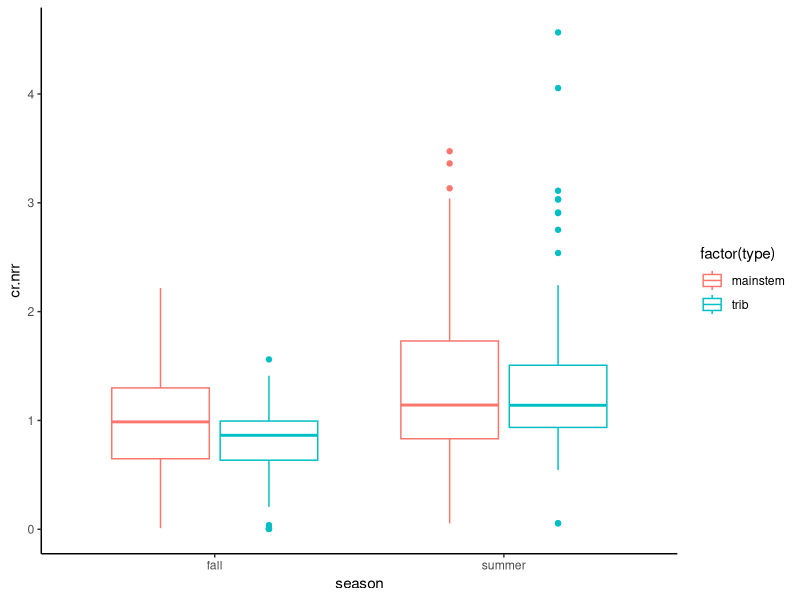
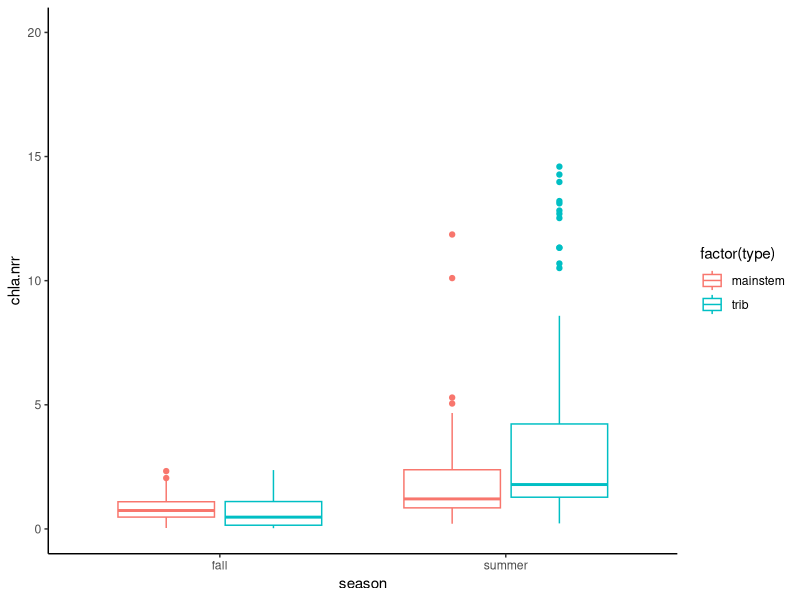
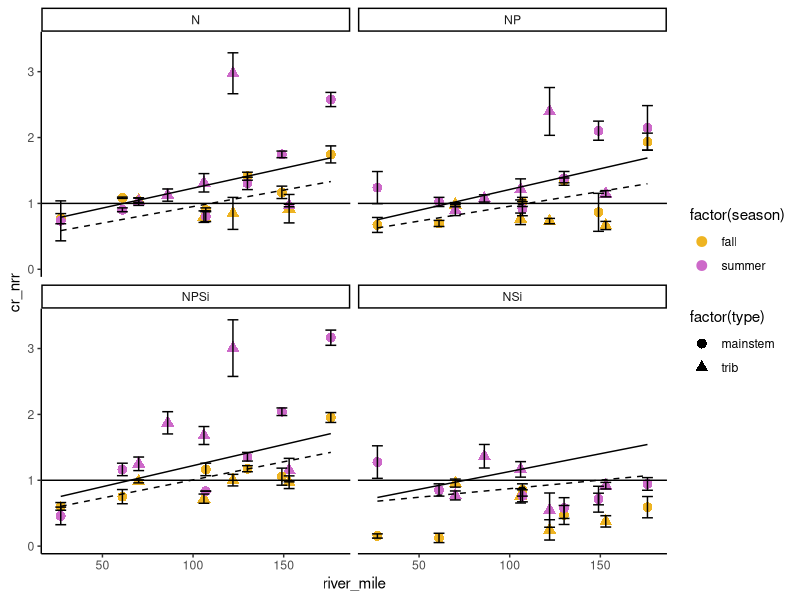
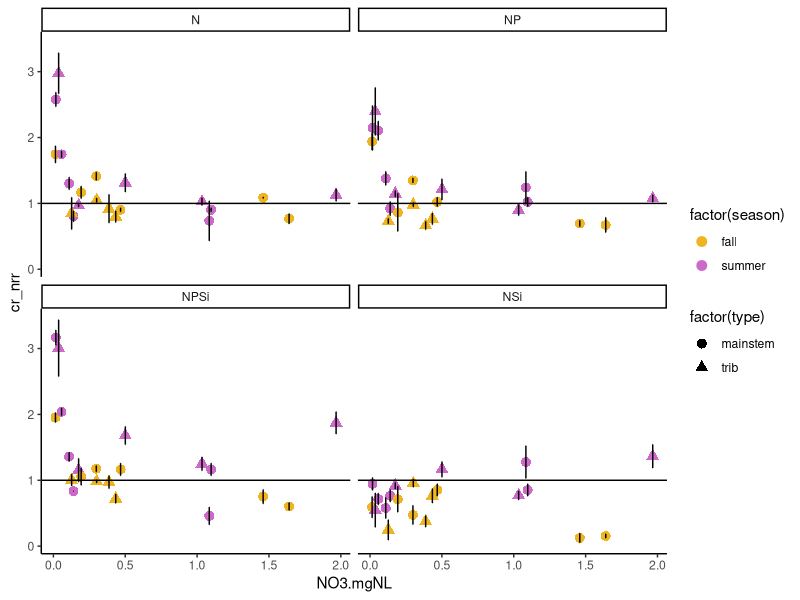
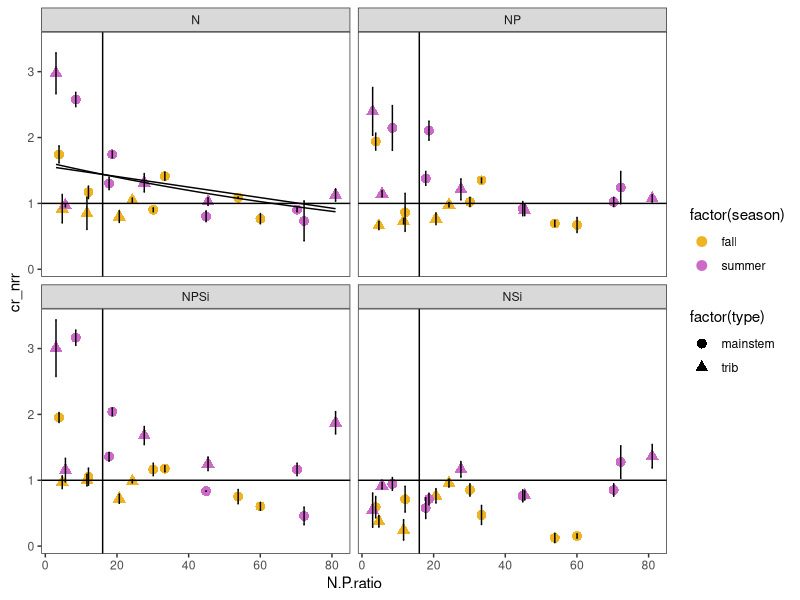
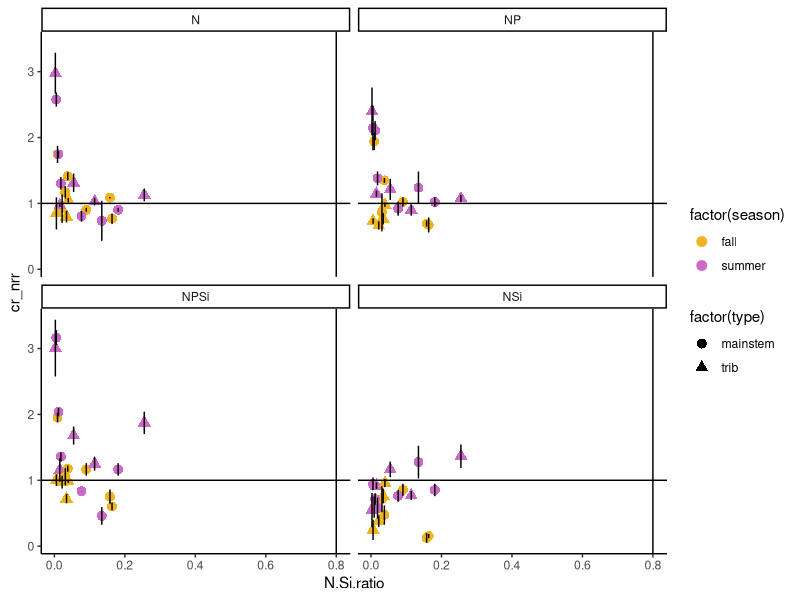
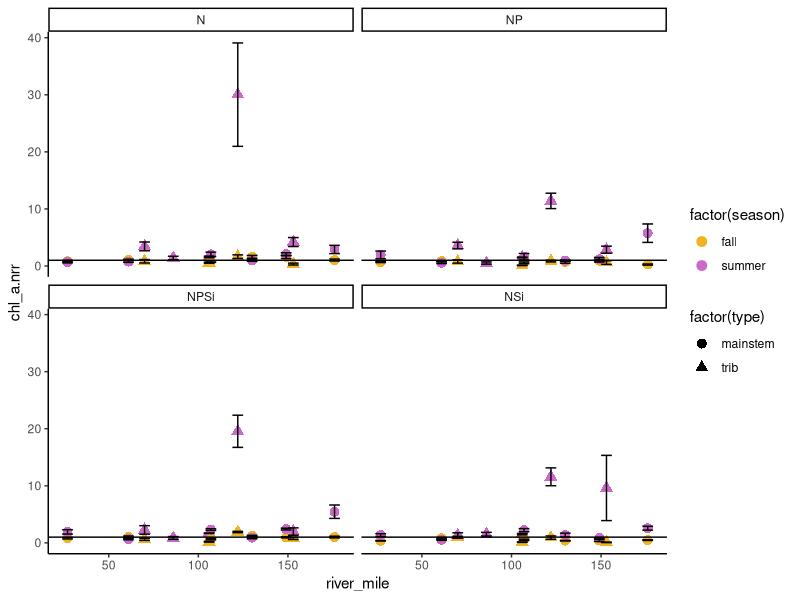
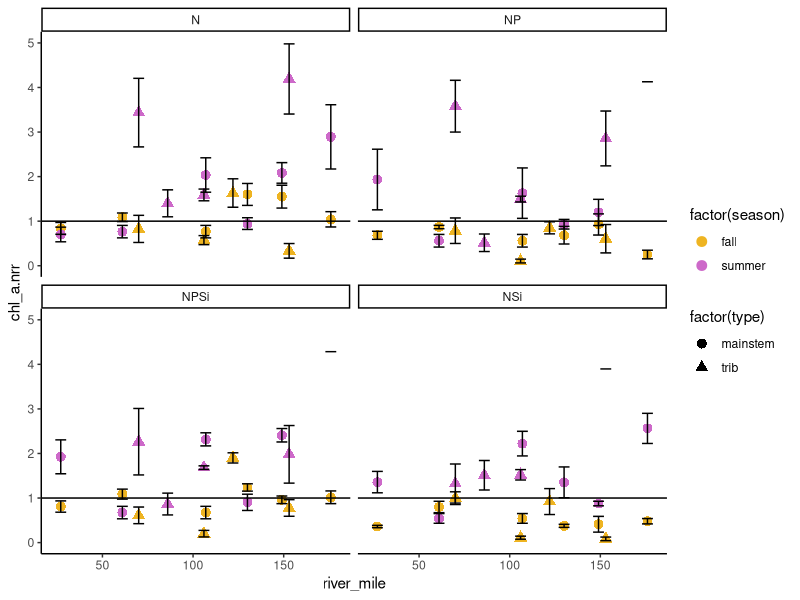

Write R code to recreate these figures, in order.
####Script created 29 March 2021 to analyze relationships between NRR and water chem
## S Roley

#packages
library(nlme)
library(plyr)
library(dplyr)
library(ggplot2)
library(tidyr)

#data (created in "all sites" by combining NDS files and water chem file)
nds_chem<-read.csv("NDS_chem_all.csv")

nds_chem$river_mile<-ifelse(nds_chem$stream=="ahtanum", 106, nds_chem$river_mile)

N<-subset(nds_chem, N==1)
N_sponge<-subset(N, top=="sponge")
N_glass<-subset(N, top =="glass")

chem<-read.csv("chem_summary.csv")
chem$river_mile<-ifelse(chem$stream=="ahtanum", 106, chem$river_mile)

#ratios
chem$DIN.mgNL<-chem$NH4.mgNL+chem$NO3.mgNL
chem$N.P.ratio<-(chem$DIN.mgNL/14)/(chem$oP.mgPL/31)
chem$N.Si.ratio<-(chem$DIN.mgNL/14)/(chem$Si.mgL/28)
chem$P.Si.ratio<-(chem$oP.mgPL/31)/(chem$Si.mgL/28)

N_sum_s<-ddply(N_sponge, c("stream", "nutrient", "season", "river_mile", "top", "type"), summarise, cr=mean(cr.area, na.rm=T), 
               cr_nrr=mean(cr.nrr, na.rm=T), se_cr=(sd(cr.area, na.rm=T)/sqrt(sum(!is.na(cr.area)))),
              se_cr_nrr=(sd(cr.nrr, na.rm=T)/sqrt(sum(!is.na(cr.nrr)))))

N_sum_s<-merge(chem, N_sum_s, by=c("stream", "season", "type", "river_mile"), all=T)

N_sum_g<-ddply(N_glass, c("stream", "nutrient", "season", "river_mile", "top","type"), summarise, gpp=mean(gpp.area, na.rm=T),
               chl_a=mean(chla, na.rm=T), chl_a.nrr=mean(chla.nrr, na.rm=T), gpp.nrr=mean(gpp.nrr, na.rm=T), 
              se_gpp=(sd(gpp.area, na.rm=T)/sqrt(sum(!is.na(gpp.area)))), 
               se_chla=(sd(chla, na.rm=T)/sqrt(sum(!is.na(chla)))), 
               se_chla_nrr=(sd(chla.nrr, na.rm=T)/sqrt(sum(!is.na(chla.nrr)))))

N_sum_g<-merge(chem, N_sum_g, by=c("stream", "season", "type", "river_mile"), all=T)

P<-subset(nds_chem, P==1)
P_sponge<-subset(P, top=="sponge")
P_glass<-subset(P, top =="glass")

P_sum_s<-ddply(P_sponge, c("stream", "nutrient", "season", "river_mile", "top","type"), summarise, cr=mean(cr.area, na.rm=T), 
               cr_nrr=mean(cr.nrr, na.rm=T), se_cr=(sd(cr.area, na.rm=T)/sqrt(sum(!is.na(cr.area)))),
               se_cr_nrr=(sd(cr.nrr, na.rm=T)/sqrt(sum(!is.na(cr.nrr)))))

P_sum_g<-ddply(P_glass, c("stream", "nutrient", "season", "river_mile", "top","type"), summarise, gpp=mean(gpp.area, na.rm=T),
               chl_a=mean(chla, na.rm=T), chl_a.nrr=mean(chla.nrr, na.rm=T), gpp.nrr=mean(gpp.nrr, na.rm=T), 
               se_gpp=(sd(gpp.area, na.rm=T)/sqrt(sum(!is.na(gpp.area)))), 
               se_chla=(sd(chla, na.rm=T)/sqrt(sum(!is.na(chla)))), 
               se_chla_nrr=(sd(chla.nrr, na.rm=T)/sqrt(sum(!is.na(chla.nrr)))))

Si<-subset(nds_chem, Si==1)
Si_sponge<-subset(Si, top=="sponge")
Si_glass<-subset(Si, top =="glass")

Si_sum_s<-ddply(Si_sponge, c("stream", "nutrient", "season", "river_mile", "top","type"), summarise, cr=mean(cr.area, na.rm=T), 
               cr_nrr=mean(cr.nrr, na.rm=T), se_cr=(sd(cr.area, na.rm=T)/sqrt(sum(!is.na(cr.area)))),
               se_cr_nrr=(sd(cr.nrr, na.rm=T)/sqrt(sum(!is.na(cr.nrr)))))

Si_sum_g<-ddply(Si_glass, c("stream", "nutrient", "season", "river_mile", "top","type"), summarise, gpp=mean(gpp.area, na.rm=T),
               chl_a=mean(chla, na.rm=T), chl_a.nrr=mean(chla.nrr, na.rm=T), gpp.nrr=mean(gpp.nrr, na.rm=T), 
               se_gpp=(sd(gpp.area, na.rm=T)/sqrt(sum(!is.na(gpp.area)))), 
               se_chla=(sd(chla, na.rm=T)/sqrt(sum(!is.na(chla)))), 
               se_chla_nrr=(sd(chla.nrr, na.rm=T)/sqrt(sum(!is.na(chla.nrr)))))

########
#N limitation
#######
#how does N limitation differ among seasons and type? Expectation: N limitation more common in upper river and in summer.
#also N limitation more common in fall in tribs and summer in mainstem, esp for chla
#conclusion: Mainstem CR limited by N in fall, Tributaries N limited in summer

ggplot(N, aes(x=season, y=cr.nrr))+geom_boxplot(aes(color=factor(type)))+theme_classic()

t.test(cr.nrr~type, data=subset(N, season=="fall"))
#t = 3.2253, df = 184.74, p-value = 0.001488
#95 percent confidence interval: 0.07564847 0.31397925
#  mean in group mainstem     mean in group trib 
#0.9884479              0.7936341  

t.test(cr.nrr~type, data=subset(N, season=="summer"))
#t = 1.8336, df = 167.37, p-value = 0.06849
#95 percent confidence interval: -0.01124728  0.30445623
#  mean in group mainstem     mean in group trib 
#1.319428               1.172824 


ggplot(N, aes(x=season, y=chla.nrr))+geom_boxplot(aes(color=factor(type)))+theme_classic()+
  scale_y_continuous(limits=c(0,20))

t.test(chla.nrr~type, data=subset(N, season=="fall"))
#t = 1.3332, df = 127.58, p-value = 0.1848
#95 percent confidence interval: -0.05369536  0.27549457
#mean in group mainstem     mean in group trib 
# 0.8256694              0.7147698 

t.test(chla.nrr~type, data=subset(N, season=="summer"))
#t = -4.1246, df = 102.98, p-value = 7.542e-05
#95 percent confidence interval: -5.595440 -1.961683
#  mean in group mainstem     mean in group trib 
#1.836982               5.615544

#How does river position affect N limitation? Hypothesis: lower in WS (lower river mile) = less N limitation
ns<-function(x){0.6266+0.00605*x}
nps<-function(x){0.5816+0.0063*x}
npsis<-function(x){0.5823+0.0064*x}
nsis<-function(x){0.593+0.0054*x}

nf<-function(x){0.452+0.005*x}
npf<-function(x){0.5066+0.0045*x}
npsif<-function(x){0.456+0.0055*x}
nsif<-function(x){0.6127+0.0026*x}

ggplot(N_sum_s, aes(x=river_mile, y=cr_nrr))+geom_point(aes(color=factor(season), shape=factor(type)), size=3)+
  theme_classic()+  facet_wrap(~nutrient)+geom_errorbar(aes(ymin=cr_nrr-se_cr_nrr, ymax=cr_nrr+se_cr_nrr), width=6)+
  scale_color_manual(values=c("goldenrod2", "orchid3"))+geom_hline(yintercept = 1)+
  stat_function(data=subset(N_sum_s, nutrient=="N"), fun=nf, lty="dashed")+
  stat_function(data=subset(N_sum_s, nutrient=="N"), fun=ns)+
  stat_function(data=subset(N_sum_s, nutrient=="NP"), fun=npf, lty="dashed")+
  stat_function(data=subset(N_sum_s, nutrient=="NP"), fun=nps)+
  stat_function(data=subset(N_sum_s, nutrient=="NPSi"), fun=npsif, lty="dashed")+
  stat_function(data=subset(N_sum_s, nutrient=="NPSi"), fun=npsis)+
  stat_function(data=subset(N_sum_s, nutrient=="NSi"), fun=nsif, lty="dashed")+
  stat_function(data=subset(N_sum_s, nutrient=="NSi"), fun=nsis)

#summer, higher river mile = bigger response in mainstem (more upstream). Minimal response in tribs, except for NPSi
#fall: bigger response with river mile for NPSi and maybe N
#NSi no change with river mile, inhibition

#is limitation predicted by water chem? yes, in summer
ggplot(N_sum_s, aes(x=NO3.mgNL, y=cr_nrr))+geom_point(aes(color=factor(season), shape=factor(type)), size=3)+
  theme_classic()+  facet_wrap(~nutrient)+geom_errorbar(aes(ymin=cr_nrr-se_cr_nrr, ymax=cr_nrr+se_cr_nrr))+
  scale_color_manual(values=c("goldenrod2", "orchid3"))+geom_hline(yintercept = 1)
#yes, exponential decline in NRR with DIN and NO3.

nl<-function(x){1.568-0.008*x}
ne<-function(x){1.63*exp(x*-0.0077)}

ggplot(N_sum_s, aes(x=N.P.ratio, y=cr_nrr))+geom_point(aes(color=factor(season), shape=factor(type)), size=3)+
  theme_bw()+theme(panel.grid.major=element_blank(), panel.grid.minor=element_blank())+ facet_wrap(~nutrient)+
  geom_errorbar(aes(ymin=cr_nrr-se_cr_nrr, ymax=cr_nrr+se_cr_nrr))+
  scale_color_manual(values=c("goldenrod2", "orchid3"))+geom_hline(yintercept = 1)+geom_vline(xintercept = 16)+
  stat_function(data=subset(N_sum_s, nutrient=="N"), fun=nl)+
  stat_function(data=subset(N_sum_s, nutrient=="N"), fun=ne)
#yes, linear decline in NRR with N:P ratio, although N limitation continues past Redfield ratio

ggplot(N_sum_s, aes(x=N.Si.ratio, y=cr_nrr))+geom_point(aes(color=factor(season), shape=factor(type)), size=3)+
  theme_classic()+  facet_wrap(~nutrient)+geom_errorbar(aes(ymin=cr_nrr-se_cr_nrr, ymax=cr_nrr+se_cr_nrr))+
  scale_color_manual(values=c("goldenrod2", "orchid3"))+geom_hline(yintercept = 1)+geom_vline(xintercept = 0.8)

#stats - linear models 
rm1<-lm(cr.nrr~river_mile, data=subset(N_sponge, season=="summer"| nutrient=="N"))
summary(rm1) #r2=0.133, p = 0.000000001, AIC = 505

rmf<-lm(cr.nrr~river_mile, data=subset(N_sponge, season=="fall"| nutrient=="N"))
summary(rmf) #r2 = 0.13, p = 0.000000003

rm2<-lm(cr.nrr~river_mile, data=subset(N_sponge, season=="summer"| nutrient=="NP"))
summary(rm2)#r2 = 0.141, p = 0.0000000004, AIC = 508

rmf2<-lm(cr.nrr~river_mile, data=subset(N_sponge, season=="fall"| nutrient=="NP"))
summary(rmf2) #r2 = 0.127, p = 0.000000006

rm3<-lm(cr.nrr~river_mile, data=subset(N_sponge, season=="summer"| nutrient=="NPSi"))
summary(rm3)#r2 = 0.145, p = 0.0000000002, AIC = 499.9

rmf3<-lm(cr.nrr~river_mile, data=subset(N_sponge, season=="fall"| nutrient=="NPSi"))
summary(rmf3) #r2 = 0.123, p = 0.00000001

rm4<-lm(cr.nrr~river_mile, data=subset(N_sponge, season=="summer"| nutrient=="NSi"))
summary(rm4) #r2 = 0.09, p = 0.0000008, AIC = 564

rmf4<-lm(cr.nrr~river_mile, data=subset(N_sponge, season=="fall"| nutrient=="NSi"))
summary(rmf4) #r2 = 0.06, p = 0.00007



np1<-lm(cr.nrr~N.P.ratio, data=subset(N_sponge, season=="summer"| nutrient=="N"))
summary(np1) #r2=0.094, p = 0.000003, aic=561

np2<-lm(cr.nrr~N.P.ratio, data=subset(N_sponge, season=="summer"| nutrient=="NP"))
summary(np2)#r2 = 0.094, p = 0.0000004, aic=521

np3<-lm(cr.nrr~N.P.ratio, data=subset(N_sponge, season=="summer"| nutrient=="NPSi"))
summary(np3) #r2 = 0.103, p = 0.0000001, aic=512

np<-lm(cr.nrr~N.P.ratio, data=subset(N_sponge, season=="summer"| !nutrient=="NSi"))
summary(np) #r2 = 0.08, p = 0.000000089, aic=656

#stats - exponential models
enp1<-gnls(cr.nrr~a*exp(N.P.ratio*b), data=subset(N_sponge, season=="summer"| nutrient=="N"), 
           start=list(a=2.8, b=-0.02),na.action=na.omit)
summary(enp1) #AIC = 513

enp2<-gnls(cr.nrr~a*exp(N.P.ratio*b), data=subset(N_sponge, season=="summer"| nutrient=="NP"), 
           start=list(a=2.8, b=-0.02),na.action=na.omit)
summary(enp2) #AIC = 518

enp3<-gnls(cr.nrr~a*exp(N.P.ratio*b), data=subset(N_sponge, season=="summer"| nutrient=="NPSi"), 
           start=list(a=2.8, b=-0.02),na.action=na.omit)
summary(enp3) #AIC = 508

enp<-gnls(cr.nrr~a*exp(N.P.ratio*b), data=subset(N_sponge, season=="summer"| !nutrient=="NSi"),
          start=list(a=2.8, b=-0.02),na.action=na.omit)
summary(enp)#AIC = 651

#conclusion: exponential models for individual nutrients best fit.


#N and chla                                                                                              
ggplot(N_sum_g, aes(x=river_mile, y=chl_a.nrr))+geom_point(aes(color=factor(season), shape=factor(type)), size=3)+
  theme_classic()+  facet_wrap(~nutrient)+geom_errorbar(aes(ymin=chl_a.nrr-se_chla_nrr, ymax=chl_a.nrr+se_chla_nrr), width=6)+
  scale_color_manual(values=c("goldenrod2", "orchid3"))+geom_hline(yintercept = 1)
#wenas dwarfs all others - scale so that patterns at other sites visible. Reecer also high for NSi

ggplot(N_sum_g, aes(x=river_mile, y=chl_a.nrr))+geom_point(aes(color=factor(season), shape=factor(type)), size=3)+
  theme_classic()+  facet_wrap(~nutrient)+geom_errorbar(aes(ymin=chl_a.nrr-se_chla_nrr, ymax=chl_a.nrr+se_chla_nrr), width=6)+
  scale_color_manual(values=c("goldenrod2", "orchid3"))+geom_hline(yintercept = 1)+scale_y_continuous(limits=c(0,5))
#fall: no response and no pattern with river mile - all waver around 1
#summer: really strong response in some tribs (wenas) and also some mainstem (Cle Elum)
#aside from those, no real patterns with river mile. Instead, scattered responses to N addition.

ggplot(N, aes(x=position, y=chla.nrr))+geom_point(aes(color=factor(type)))+theme_classic()+
  facet_wrap(~season)
#results at toppenish dwarfing all else and hard to see patterns
ggplot(N, aes(x=position, y=chla.nrr))+geom_point(aes(color=factor(type)))+theme_classic()+
  facet_wrap(~season)+scale_y_continuous(limits=c(0,20))
#no real patterns by river mile

trib<-subset(N, type=="trib")
unique(trib$stream)
unique(trib$position)
unique(trib$river_mile)
main<-subset(N, type=="mainstem")
unique(main$river_mile)

#####
#P limitation
######
ggplot(P, aes(x=season, y=cr.nrr))+geom_boxplot(aes(color=factor(type)))+theme_classic()
#In fall, tribs inhibited by P; mainstem neutral. In summer, no difference.

t.test(cr.nrr~type, data=subset(P, season=="fall"))
#t = 4.2868, df = 178.33, p-value = 2.962e-05
#95 percent confidence interval:0.1070222 0.2895987
#  mean in group mainstem     mean in group trib 
#1.0442496              0.8459391 

t.test(cr.nrr~type, data=subset(P, season=="summer"))
#t = 1.0391, df = 175.55, p-value = 0.3002
#95 percent confidence interval:  -0.07066581  0.22781283
#  mean in group mainstem     mean in group trib 
#1.206963               1.128389 

t.test(cr.nrr~season, data=subset(P, type=="mainstem"))
#t = -2.1914, df = 177.94, p-value = 0.02972
#95 percent confidence interval:  -0.30923885 -0.01618744
#  mean in group fall mean in group summer 
#1.044250             1.206963 

t.test(cr.nrr~season, data=subset(P, type=="trib"))
#t = -5.8326, df = 133.73, p-value = 3.899e-08
#95 percent confidence interval:  -0.3782296 -0.1866705
#  mean in group fall mean in group summer 
#0.8459391            1.1283892

P_sum_s$nutrient<-factor(P_sum_s$nutrient,levels= c("P", "NP", "NPSi", "PSi"))

ggplot(P_sum_s, aes(x=river_mile, y=cr_nrr))+geom_point(aes(color=factor(season), shape=factor(type)), size=3)+
  theme_classic()+  facet_wrap(~nutrient)+geom_errorbar(aes(ymin=cr_nrr-se_cr_nrr, ymax=cr_nrr+se_cr_nrr), width=6)+
  scale_color_manual(values=c("goldenrod2", "orchid3"))+geom_hline(yintercept = 1)
#only a response when N present
#only a response in summer, except Cle Elum
#in summer, general increase in response with river mile for NP and NPSi, but some variation

P_sum_g$nutrient<-factor(P_sum_g$nutrient,levels= c("P", "NP", "NPSi", "PSi"))
ggplot(P_sum_g, aes(x=river_mile, y=chl_a.nrr))+geom_point(aes(color=factor(season), shape=factor(type)), size=3)+
  theme_classic()+  facet_wrap(~nutrient)+geom_errorbar(aes(ymin=chl_a.nrr-se_chla_nrr, ymax=chl_a.nrr+se_chla_nrr), width=6)+
  scale_color_manual(values=c("goldenrod2", "orchid3"))+geom_hline(yintercept = 1)
#high value from Wenas obscures others

ggplot(P_sum_g, aes(x=river_mile, y=chl_a.nrr))+geom_point(aes(color=factor(season), shape=factor(type)), size=3)+
  theme_classic()+  facet_wrap(~nutrient)+geom_errorbar(aes(ymin=chl_a.nrr-se_chla_nrr, ymax=chl_a.nrr+se_chla_nrr), width=6)+
  scale_color_manual(values=c("goldenrod2", "orchid3"))+geom_hline(yintercept = 1)+scale_y_continuous(limits=c(0,10))
#with the exception of Wenas, mostly limitation occurs when N present.
#limitation almost always occurs in summer.

######
#Si
######

Si_sum_s$nutrient<-factor(Si_sum_s$nutrient,levels= c("Si", "NSi", "NPSi", "PSi"))

ggplot(Si_sum_s, aes(x=river_mile, y=cr_nrr))+geom_point(aes(color=factor(season), shape=factor(type)), size=3)+
  theme_classic()+  facet_wrap(~nutrient)+geom_errorbar(aes(ymin=cr_nrr-se_cr_nrr, ymax=cr_nrr+se_cr_nrr), width=6)+
  scale_color_manual(values=c("goldenrod2", "orchid3"))+geom_hline(yintercept = 1)
#neutral or inhibition, no patterns in mainstem vs. tribs or with location, except NPSi

Si_sum_g$nutrient<-factor(Si_sum_g$nutrient,levels= c("Si", "NSi", "NPSi", "PSi"))

ggplot(Si_sum_g, aes(x=river_mile, y=chl_a.nrr))+geom_point(aes(color=factor(season), shape=factor(type)), size=3)+
  theme_classic()+  facet_wrap(~nutrient)+geom_errorbar(aes(ymin=chl_a.nrr-se_chla_nrr, ymax=chl_a.nrr+se_chla_nrr), width=6)+
  scale_color_manual(values=c("goldenrod2", "orchid3"))+geom_hline(yintercept = 1)
#high values from Wenas, Reecer, Cle Elum
#limitation only in summer
#no apparent pattern with geography

ggplot(Si_sum_g, aes(x=river_mile, y=chl_a.nrr))+geom_point(aes(color=factor(season), shape=factor(type)), size=3)+
  theme_classic()+  facet_wrap(~nutrient)+geom_errorbar(aes(ymin=chl_a.nrr-se_chla_nrr, ymax=chl_a.nrr+se_chla_nrr), width=6)+
  scale_color_manual(values=c("goldenrod2", "orchid3"))+geom_hline(yintercept = 1)+scale_y_continuous(limits=c(0,5))

####################
#water chem figures
####################
library(gridExtra)

NO3<-ggplot(nds_chem, aes(x=river_mile, y = NO3.mgNL))+geom_point(aes(shape=factor(type), color=factor(season)), size=3)+
  theme_bw()+theme(legend.position="none", axis.title.x=element_blank(), axis.title.y=element_blank(), 
                   panel.grid.minor=element_blank(), panel.grid.major=element_blank())+
  scale_color_manual(values=c("goldenrod2", "orchid3"))+ggtitle("NO3-")

SRP<-ggplot(nds_chem, aes(x=river_mile, y = oP.mgPL))+geom_point(aes(shape=factor(type), color=factor(season)), size=3)+
  theme_bw()+theme(legend.position="none", axis.title.x=element_blank(), axis.title.y=element_blank(), 
                   panel.grid.minor=element_blank(), panel.grid.major=element_blank())+
  scale_color_manual(values=c("goldenrod2", "orchid3"))+ggtitle("SRP")

Si<-ggplot(nds_chem, aes(x=river_mile, y = Si.mgL))+geom_point(aes(shape=factor(type), color=factor(season)), size=3)+
  theme_bw()+theme(legend.position="none", axis.title.x=element_blank(), axis.title.y=element_blank(), 
                   panel.grid.minor=element_blank(), panel.grid.major=element_blank())+
  scale_color_manual(values=c("goldenrod2", "orchid3"))+ggtitle("Si")

NH4<-ggplot(nds_chem, aes(x=river_mile, y = NH4.mgNL))+geom_point(aes(shape=factor(type), color=factor(season)), size=3)+
  theme_bw()+theme(legend.position="none", axis.title.x=element_blank(), axis.title.y=element_blank(), 
                   panel.grid.minor=element_blank(), panel.grid.major=element_blank())+
  scale_color_manual(values=c("goldenrod2", "orchid3"))+ggtitle("NH4")

DOC<-ggplot(nds_chem, aes(x=river_mile, y = DOC.mgL))+geom_point(aes(shape=factor(type), color=factor(season)), size=3)+
  theme_bw()+theme(legend.position="none", axis.title.x=element_blank(), axis.title.y=element_blank(), 
                   panel.grid.minor=element_blank(), panel.grid.major=element_blank())+
  scale_color_manual(values=c("goldenrod2", "orchid3"))+ggtitle("DOC")

TDN<-ggplot(nds_chem, aes(x=river_mile, y = TDN.mgL))+geom_point(aes(shape=factor(type), color=factor(season)), size=3)+
  theme_bw()+theme(legend.position="none", axis.title.x=element_blank(), axis.title.y=element_blank(), 
                   panel.grid.minor=element_blank(), panel.grid.major=element_blank())+
  scale_color_manual(values=c("goldenrod2", "orchid3"))+ggtitle("TDN")

grid.arrange(NO3, SRP, Si, NH4, DOC, TDN, ncol=3)

NP<-ggplot(nds_chem, aes(x=river_mile, y = N.P.ratio))+geom_point(aes(shape=factor(type), color=factor(season)), size=3)+
  theme_bw()+theme(legend.position="none", axis.title.x=element_blank(), axis.title.y=element_blank(), 
                   panel.grid.minor=element_blank(), panel.grid.major=element_blank())+
  scale_color_manual(values=c("goldenrod2", "orchid3"))+ggtitle("N:P")+geom_hline(yintercept = 16)

NSi<-ggplot(nds_chem, aes(x=river_mile, y = N.Si.ratio))+geom_point(aes(shape=factor(type), color=factor(season)), size=3)+
  theme_bw()+theme(legend.position="none", axis.title.x=element_blank(), axis.title.y=element_blank(), 
                   panel.grid.minor=element_blank(), panel.grid.major=element_blank())+
  scale_color_manual(values=c("goldenrod2", "orchid3"))+ggtitle("N:Si")

PSi<-ggplot(nds_chem, aes(x=river_mile, y = P.Si.ratio))+geom_point(aes(shape=factor(type), color=factor(season)), size=3)+
  theme_bw()+theme(legend.position="none", axis.title.x=element_blank(), axis.title.y=element_blank(), 
                   panel.grid.minor=element_blank(), panel.grid.major=element_blank())+
  scale_color_manual(values=c("goldenrod2", "orchid3"))+ggtitle("P:Si")

grid.arrange(NP, NSi, PSi, ncol=3)

###########
#water chem stats
#########
chem<-read.csv("chem_summary.csv")
chem$river_mile<-ifelse(chem$stream=="ahtanum", 106, chem$river_mile)

#ratios
chem$DIN.mgNL<-chem$NH4.mgNL+chem$NO3.mgNL
chem$N.P.ratio<-(chem$DIN.mgNL/14)/(chem$oP.mgPL/31)
chem$N.Si.ratio<-(chem$DIN.mgNL/14)/(chem$Si.mgL/28)
chem$P.Si.ratio<-(chem$oP.mgPL/31)/(chem$Si.mgL/28)

#How does water chem compare summer to fall?
#paired t-tests. first need to shift to wide
chem_wide<-reshape(chem, timevar="season", v.names=c("Si.mgL", "oP.mgPL", "NH4.mgNL", "NO3.mgNL", "DOC.mgL", "TDN.mgL",
                                                     "DIN.mgNL", "N.P.ratio", "N.Si.ratio", "P.Si.ratio"), 
                   idvar=c("stream", "type", "river_mile"), direction="wide", drop="position")
#drop toppenish b/c no pair
chem_wide<-subset(chem_wide, !(stream=="toppenish"))

#all data combined
t.test(chem_wide$Si.mgL.fall, chem_wide$Si.mgL.summer, paired=T)#t = 4.0888, df = 9, p-value = 0.002722
t.test(chem_wide$oP.mgPL.fall, chem_wide$oP.mgPL.summer, paired = T)#t = 1.6701, df = 9, p-value = 0.1292
t.test(chem_wide$NH4.mgNL.fall, chem_wide$NH4.mgNL.summer, paired = T)#t = -0.93564, df = 9, p-value = 0.3739
t.test(chem_wide$NO3.mgNL.fall, chem_wide$NO3.mgNL.summer, paired = T)#t = 0.9758, df = 9, p-value = 0.3547
t.test(chem_wide$DIN.mgNL.fall, chem_wide$DIN.mgNL.summer, paired = T)#t = 0.38253, df = 9, p-value = 0.7109
t.test(chem_wide$TDN.mgL.fall, chem_wide$TDN.mgL.summer, paired = T)#t = -1.4657, df = 9, p-value = 0.1768
t.test(chem_wide$DOC.mgL.fall, chem_wide$DOC.mgL.summer, paired = T)#t = 2.2534, df = 9, p-value = 0.05072
t.test(chem_wide$N.P.ratio.fall, chem_wide$N.P.ratio.summer, paired = T)#t = -1.6554, df = 9, p-value = 0.1322
t.test(chem_wide$N.Si.ratio.fall, chem_wide$N.Si.ratio.summer, paired = T)#t = -0.24664, df = 9, p-value = 0.8107
t.test(chem_wide$P.Si.ratio.fall, chem_wide$P.Si.ratio.summer, paired = T)#t = 1.9864, df = 9, p-value = 0.078252

#So: When all combined, only Si has a consistent seasonal pattern of more Si in fall.

#mainstem only
chem_m<-subset(chem_wide, type=="mainstem")

t.test(chem_m$Si.mgL.fall, chem_m$Si.mgL.summer, paired = T) #t = 6.3335, df = 5, p-value = 0.001447
t.test(chem_m$oP.mgPL.fall, chem_m$oP.mgPL.summer, paired = T)#t = 5.602, df = 5, p-value = 0.002504
t.test(chem_m$NH4.mgNL.fall, chem_m$NH4.mgNL.summer, paired = T)#t = 0.29006, df = 5, p-value = 0.7834
t.test(chem_m$NO3.mgNL.fall, chem_m$NO3.mgNL.summer, paired = T)#t = 3.2675, df = 5, p-value = 0.02226
t.test(chem_m$DIN.mgNL.fall, chem_m$DIN.mgNL.summer, paired=T)#t = 2.3745, df = 5, p-value = 0.0636
t.test(chem_m$TDN.mgL.fall, chem_m$TDN.mgL.summer, paired = T)#t = -0.68538, df = 5, p-value = 0.5236
t.test(chem_m$DOC.mgL.fall, chem_m$DOC.mgL.summer, paired = T)#t = 2.1604, df = 5, p-value = 0.08314
t.test(chem_m$N.P.ratio.fall, chem_m$N.P.ratio.summer, paired = T)#t = -1.36, df = 5, p-value = 0.2319
t.test(chem_m$N.Si.ratio.fall, chem_m$N.Si.ratio.summer, paired = T)#t = 1.3671, df = 5, p-value = 0.2299
t.test(chem_m$P.Si.ratio.fall, chem_m$P.Si.ratio.summer, paired = T)#t = 3.4637, df = 5, p-value = 0.01797

#So: in the mainstem, Si, NO3, and SRP decrease summer-fall. P decreases more than Si - P:Si decreases summer-fall

#tribs only
chem_t<-subset(chem_wide, type=="trib")
t.test(chem_t$Si.mgL.fall, chem_t$Si.mgL.summer, paired = T) #t = 1.466, df = 3, p-value = 0.2389
t.test(chem_t$oP.mgPL.fall, chem_t$oP.mgPL.summer, paired = T)#t = 0.41106, df = 3, p-value = 0.7086
t.test(chem_t$NH4.mgNL.fall, chem_t$NH4.mgNL.summer, paired = T)#t = -1.8817, df = 3, p-value = 0.1564
t.test(chem_t$NO3.mgNL.fall, chem_t$NO3.mgNL.summer, paired = T)# = -0.59059, df = 3, p-value = 0.5963
t.test(chem_t$DIN.mgNL.fall, chem_t$DIN.mgNL.summer, paired=T)#t = -1.042, df = 3, p-value = 0.374
t.test(chem_t$TDN.mgL.fall, chem_t$TDN.mgL.summer, paired = T)#t = -1.6188, df = 3, p-value = 0.2039
t.test(chem_t$DOC.mgL.fall, chem_t$DOC.mgL.summer, paired = T)#t = 1.139, df = 3, p-value = 0.3374
t.test(chem_t$N.P.ratio.fall, chem_t$N.P.ratio.summer, paired = T)#t = -0.81551, df = 3, p-value = 0.4745
t.test(chem_t$N.Si.ratio.fall, chem_t$N.Si.ratio.summer, paired = T)#t = -1.1372, df = 3, p-value = 0.3381
t.test(chem_t$P.Si.ratio.fall, chem_t$P.Si.ratio.summer, paired = T)#t = 0.10447, df = 3, p-value = 0.9234

#no consistent relationships across tributaries, which indicates different mechanisms at each tributary site

#effect of river mile
library(mgcv)

#different values in summer vs fall so makes sense to have separate equations. but what if all in one?
nit1<-lm(NO3.mgNL~river_mile+type + season, data=chem) 
summary(nit1)
#Estimate Std. Error t value Pr(>|t|)    
#(Intercept)   1.654855   0.269214   6.147 1.07e-05 ***
#  river_mile   -0.010260   0.002060  -4.982 0.000114 ***
#  typetrib      0.017424   0.179390   0.097 0.923762    
#seasonsummer  0.009767   0.177784   0.055 0.956830  

#Residual standard error: 0.4061 on 17 degrees of freedom
#Multiple R-squared:  0.5938,	Adjusted R-squared:  0.5221 
#F-statistic: 8.284 on 3 and 17 DF,  p-value: 0.001293

nit2<-lm(NO3.mgNL~river_mile, data=chem)
summary(nit2)
#Estimate Std. Error t value Pr(>|t|)    
#(Intercept)  1.667390   0.228204   7.307 6.27e-07 ***
#  river_mile  -0.010260   0.001948  -5.267 4.40e-05 ***

#Residual standard error: 0.3843 on 19 degrees of freedom
#Multiple R-squared:  0.5935,	Adjusted R-squared:  0.5721 
#F-statistic: 27.74 on 1 and 19 DF,  p-value: 4.395e-05

nit3<-lm(NO3.mgNL~river_mile, data=subset(chem, type=="mainstem"))
summary(nit3)
#Estimate Std. Error t value Pr(>|t|)    
#(Intercept)  1.67014    0.17117   9.757 1.99e-06 ***
#  river_mile  -0.01036    0.00143  -7.242 2.78e-05 ***
#Residual standard error: 0.2522 on 10 degrees of freedom
#Multiple R-squared:  0.8399,	Adjusted R-squared:  0.8239 
#F-statistic: 52.45 on 1 and 10 DF,  p-value: 2.783e-05

nit4<-lm(NO3.mgNL~river_mile+season, data=subset(chem, type=="mainstem")) #BEST MODEL for mainstem NO3-#
summary(nit4)
# Estimate Std. Error t value Pr(>|t|)    
#(Intercept)   1.800755   0.161481  11.151 1.43e-06 ***
#  river_mile   -0.010356   0.001241  -8.343 1.58e-05 ***
#  seasonsummer -0.261236   0.126427  -2.066   0.0688 .  

#Residual standard error: 0.219 on 9 degrees of freedom
#Multiple R-squared:  0.8914,	Adjusted R-squared:  0.8673 
#F-statistic: 36.94 on 2 and 9 DF,  p-value: 4.584e-05

nit5<-lm(NO3.mgNL~river_mile, data=subset(chem, type=="mainstem"| season=="summer"))
summary(nit5)
#Estimate Std. Error t value Pr(>|t|)    
#(Intercept)  1.818081   0.235173   7.731 1.31e-06 ***
#  river_mile  -0.011222   0.002005  -5.596 5.10e-05 ***
#Residual standard error: 0.3766 on 15 degrees of freedom
#Multiple R-squared:  0.6761,	Adjusted R-squared:  0.6545 
#F-statistic: 31.31 on 1 and 15 DF,  p-value: 5.104e-05

nit6<-lm(NO3.mgNL~river_mile, data=subset(chem, type=="mainstem"| season=="fall"))
summary(nit6)
#Estimate Std. Error t value Pr(>|t|)    
#(Intercept)  1.510794   0.184218   8.201 1.02e-06 ***
#  river_mile  -0.009335   0.001549  -6.027 3.10e-05 ***

#Residual standard error: 0.2887 on 14 degrees of freedom
#Multiple R-squared:  0.7218,	Adjusted R-squared:  0.702 
#F-statistic: 36.33 on 1 and 14 DF,  p-value: 3.105e-05
AIC(nit6) #9.5
AIC(nit5) #18.92
AIC(nit4)#2.15
AIC(nit3)#4.8
AIC(nit2)#23.3
AIC(nit1)#27.3

#So: According to AIC and r2, the best model for mainstem NO3- is river mile and season

nit7<-lm(NO3.mgNL~river_mile, data=subset(chem, type=="trib"))
summary(nit7)
#Estimate Std. Error t value Pr(>|t|)  
#(Intercept)  1.637268   0.716290   2.286   0.0562 .
#river_mile  -0.009892   0.006302  -1.570   0.1605 
#Residual standard error: 0.5564 on 7 degrees of freedom
#Multiple R-squared:  0.2603,	Adjusted R-squared:  0.1546 
#F-statistic: 2.463 on 1 and 7 DF,  p-value: 0.1605

nit8<-lm(NO3.mgNL~river_mile+season, data=subset(chem, type=="trib"))
summary(nit8)
#Estimate Std. Error t value Pr(>|t|)
#(Intercept)   1.362016   0.763788   1.783    0.125
#river_mile   -0.009311   0.006311  -1.475    0.191
#seasonsummer  0.380698   0.373767   1.019    0.348

#Residual standard error: 0.5549 on 6 degrees of freedom
#Multiple R-squared:  0.3694,	Adjusted R-squared:  0.1591 
#F-statistic: 1.757 on 2 and 6 DF,  p-value: 0.2508

#continue with geographic patterns in water chem#
si1<-lm(Si.mgL~river_mile+season, data=subset(chem, type=="mainstem"))
summary(si1)
#Estimate Std. Error t value Pr(>|t|)    
#(Intercept)  26.212963   1.299183  20.177  8.4e-09 ***
#  river_mile   -0.085330   0.009987  -8.544  1.3e-05 ***
#  seasonsummer -4.465881   1.017155  -4.391  0.00174 **

#Residual standard error: 1.762 on 9 degrees of freedom
#Multiple R-squared:  0.9111,	Adjusted R-squared:  0.8914 
#F-statistic: 46.14 on 2 and 9 DF,  p-value: 1.859e-05
AIC(si1) #52.2

si2<-lm(Si.mgL~river_mile, data=subset(chem, type=="mainstem"))
summary(si2)
#Estimate Std. Error t value Pr(>|t|)    
#(Intercept) 23.98002    2.01033  11.928 3.09e-07 ***
#  river_mile  -0.08533    0.01679  -5.081 0.000477 ***

#Residual standard error: 2.963 on 10 degrees of freedom
#Multiple R-squared:  0.7208,	Adjusted R-squared:  0.6929 
#F-statistic: 25.82 on 1 and 10 DF,  p-value: 0.0004771
AIC(si2)#63.9

#polynomial relationship?
si3<-gnls(Si.mgL~a*river_mile^2 + b*river_mile, subset(chem, type=="mainstem"), start=list(a=-0.0005, b= 0.02))
summary(si3)
# AIC      BIC    logLik
#81.11475 82.56947 -37.55737

#Residual standard error: 6.06178 
#Degrees of freedom: 12 total; 10 residual

#SO: best model, according to AIC, is the linear model that includes season.

amm1<-lm(NH4.mgNL~river_mile + season + type, chem)
summary(amm1)
#Estimate Std. Error t value Pr(>|t|)   
#(Intercept)   0.4339907  0.1204583   3.603   0.0022 **
# river_mile   -0.0028317  0.0009215  -3.073   0.0069 **
#seasonsummer  0.0612678  0.0795485   0.770   0.4518   
#typetrib      0.0835045  0.0802668   1.040   0.3128

#Residual standard error: 0.1817 on 17 degrees of freedom
#Multiple R-squared:  0.3979,	Adjusted R-squared:  0.2917 
#F-statistic: 3.745 on 3 and 17 DF,  p-value: 0.03118
AIC(amm1) #-6.463

amm2<-lm(NH4.mgNL~river_mile+type, chem)
summary(amm2)
AIC(amm2) #-7.74

#Estimate Std. Error t value Pr(>|t|)    
#(Intercept)  0.4666526  0.1114654   4.187 0.000555 ***
# river_mile  -0.0028504  0.0009108  -3.130 0.005790 ** 
#typetrib     0.0869353  0.0792323   1.097 0.287007   

#Residual standard error: 0.1797 on 18 degrees of freedom
#Multiple R-squared:  0.3769,	Adjusted R-squared:  0.3077 
#F-statistic: 5.444 on 2 and 18 DF,  p-value: 0.01416

amm3<-lm(NH4.mgNL~river_mile, chem)
summary(amm3)
#Estimate Std. Error t value Pr(>|t|)    
#(Intercept)  0.5021028  0.1072511   4.682 0.000163 ***
# river_mile  -0.0028338  0.0009155  -3.095 0.005957 ** 

#Residual standard error: 0.1806 on 19 degrees of freedom
#Multiple R-squared:  0.3352,	Adjusted R-squared:  0.3002 
#F-statistic: 9.581 on 1 and 19 DF,  p-value: 0.005957
AIC(amm3) #-8.4

amm4<-lm(NH4.mgNL~river_mile, subset(chem, season=="fall"))
summary(amm4)
AIC(amm4)#-14.76
#Estimate Std. Error t value Pr(>|t|)    
#(Intercept)  0.4636700  0.0819584   5.657 0.000477 ***
#  river_mile  -0.0027979  0.0006917  -4.045 0.003710 ** 

#Residual standard error: 0.0958 on 8 degrees of freedom
#Multiple R-squared:  0.6716,	Adjusted R-squared:  0.6306 
#F-statistic: 16.36 on 1 and 8 DF,  p-value: 0.00371

amm4b<-lm(NH4.mgNL~river_mile, subset(chem, season=="summer"))
summary(amm4b)
#r2=0.15, p = 0.133, AIC = 3.72

amm5<-lm(NH4.mgNL~river_mile, subset(chem, type=="trib"))
summary(amm5)
#Estimate Std. Error t value Pr(>|t|)   
#(Intercept)  0.889778   0.215904   4.121  0.00445 **
#  river_mile  -0.005913   0.001900  -3.113  0.01702 *

#Residual standard error: 0.1677 on 7 degrees of freedom
#Multiple R-squared:  0.5805,	Adjusted R-squared:  0.5206 
#F-statistic: 9.688 on 1 and 7 DF,  p-value: 0.01702

AIC(amm5) #-2.86

amm5a<-lm(NH4.mgNL~river_mile, subset(chem, type=="mainstem"))
summary(amm5a) #r2 = 0.25, p = 0.06

#so: NH4 decreases with river mile in the fall but not the summer. relationship true for all sites together and for tribs,
#but not for mainstem alone

srp1<-lm(oP.mgPL~river_mile+season+type, chem)
summary(srp1)
#Estimate Std. Error t value Pr(>|t|)  
#(Intercept)   0.0615071  0.0221274   2.780   0.0128 *
#  river_mile   -0.0001519  0.0001693  -0.898   0.3819  
#seasonsummer -0.0205507  0.0146125  -1.406   0.1776  
#typetrib      0.0426181  0.0147445   2.890   0.0102 *

#Residual standard error: 0.03338 on 17 degrees of freedom
#Multiple R-squared:  0.3835,	Adjusted R-squared:  0.2747 
#F-statistic: 3.525 on 3 and 17 DF,  p-value: 0.03759
AIC(srp1) #-77.63

srp2<-gnls(oP.mgPL~a*river_mile^2 + b*river_mile, subset(chem, type=="mainstem"), start=list(a=-0.000002, b= 0.056))
summary(srp2)
#AIC      BIC   logLik
#-51.99662 -50.5419 28.99831

srp32<-gnls(oP.mgPL~a*river_mile^2 + b*river_mile, chem, start=list(a=-0.000002, b= 0.056))
summary(srp32)
#AIC      BIC   logLik
#-70.89606 -67.7625 38.44803

#  Value    Std.Error   t-value p-value
#a -0.000006278 0.0000024069 -2.608375  0.0173
#b  0.001255088 0.0003373271  3.720686  0.0014

srp3<-lm(oP.mgPL~river_mile, chem)
AIC(srp3)#-71.99

srp4<-lm(oP.mgPL~river_mile+type, chem)
AIC(srp4)#-77.3
summary(srp4)
#Estimate Std. Error t value Pr(>|t|)  
#(Intercept)  0.0505516  0.0212660   2.377   0.0287 *
#  river_mile  -0.0001457  0.0001738  -0.838   0.4128  
#typetrib     0.0414674  0.0151164   2.743   0.0134 *

#Residual standard error: 0.03428 on 18 degrees of freedom
#Multiple R-squared:  0.3118,	Adjusted R-squared:  0.2353 
#F-statistic: 4.077 on 2 and 18 DF,  p-value: 0.03464

srp5<-lm(oP.mgPL~type, chem)
AIC(srp5)#-78.52
summary(srp5)

NP1<-lm(N.P.ratio~river_mile, chem)
summary(NP1)
AIC(NP1)#175.3
NP2<-lm(N.P.ratio~river_mile+season+type, chem)
AIC(NP2)#172.8
summary(NP2)
#Estimate Std. Error t value Pr(>|t|)    
#(Intercept)   79.65399    8.60269   9.259 4.73e-08 ***
#river_mile    -0.45423    0.06581  -6.902 2.56e-06 ***
#seasonsummer  10.03382    5.68106   1.766   0.0953 .  
#typetrib     -10.48549    5.73236  -1.829   0.0850 . 

#Residual standard error: 12.98 on 17 degrees of freedom
#Multiple R-squared:  0.7634,	Adjusted R-squared:  0.7217 
#F-statistic: 18.28 on 3 and 17 DF,  p-value: 1.455e-05

NP3<-lm(N.P.ratio~river_mile+type, chem)
AIC(NP3)#174
NP4<-lm(N.P.ratio~river_mile+season, chem)
AIC(NP4)#174


NS1<-lm(N.Si.ratio~river_mile+season+type, chem)
AIC(NS1) #-61
NS2<-lm(N.Si.ratio~river_mile, chem)
AIC(NS2)#-63
summary(NS2)
#Estimate Std. Error t value Pr(>|t|)    
#(Intercept)  0.2025709  0.0287633   7.043 1.05e-06 ***
# river_mile  -0.0012201  0.0002455  -4.970 8.51e-05 ***

#Residual standard error: 0.04844 on 19 degrees of freedom
#Multiple R-squared:  0.5652,	Adjusted R-squared:  0.5423 
#F-statistic:  24.7 on 1 and 19 DF,  p-value: 8.51e-05

###########################
#univariate relationships
###########################
N<-subset(nds_chem, N==1)
P<-subset(nds_chem, P==1)
Si<-subset(nds_chem, Si==1)

#N limitation/inhibition
ggplot(subset(N, nutrient=="N"), aes(x=DIN.mgNL, y=chla.nrr))+
  geom_point(aes(color=factor(season)))+
  theme_classic()+scale_color_manual(values=c("goldenrod2", "plum3"))
#no pattern

ggplot(subset(N, nutrient=="N"), aes(x=NO3.mgNL, y=chla.nrr))+geom_point(aes(color=factor(season)))+
  theme_classic()+scale_color_manual(values=c("goldenrod2", "plum3"))
#general increase with NO3 but lots of variability

ggplot(subset(N, nutrient=="N"), aes(x=NH4.mgNL, y=chla.nrr))+geom_point(aes(color=factor(season)))+
  theme_classic()+scale_color_manual(values=c("goldenrod2", "plum3"))
#general increase with NH4 

ggplot(subset(nds_chem, nutrient=="control"), aes(x=NH4.mgNL, y=chla))+geom_point(aes(color=factor(season)))+
  theme_classic()+scale_color_manual(values=c("goldenrod2", "plum3"))
#general increase in chla with NH4 but LOTS of variability; probably not much explanatory power

ggplot(subset(nds_chem, nutrient=="control"), aes(x=NO3.mgNL, y=chla))+geom_point(aes(color=factor(season)))+
  theme_classic()+scale_color_manual(values=c("goldenrod2", "plum3"))
#no pattern

ggplot(subset(N, nutrient=="N"), aes(x=NO3.mgNL, y=cr.nrr))+geom_point(aes(color=factor(season)))+
  theme_classic()+scale_color_manual(values=c("goldenrod2", "plum3"))
#negative exponential, both summer and fall. N< 0.5 mg/L to get limitation

ggplot(subset(N, nutrient=="N"), aes(x=NH4.mgNL, y=cr.nrr))+geom_point(aes(color=factor(season)))+
  theme_classic()+scale_color_manual(values=c("goldenrod2", "plum3"))
#limitation at very low end only, but even there some inhibition

ggplot(subset(nds_chem, nutrient=="control"), aes(x=NO3.mgNL, y=cr.area))+geom_point(aes(color=factor(season)))+
  theme_classic()+scale_color_manual(values=c("goldenrod2", "plum3"))
#no pattern

ggplot(subset(nds_chem, nutrient=="control"|nutrient=="C"), aes(x=NH4.mgNL, y=cr.area))+geom_point(aes(color=factor(season)))+
  theme_classic()+scale_color_manual(values=c("goldenrod2", "plum3"))
#general increase in CR with NH4


#P limitation/inhibition
ggplot(subset(P, nutrient=="P"), aes(x=oP.mgPL, y=chla.nrr))+geom_point(aes(color=factor(season)))+
  theme_classic()+scale_color_manual(values=c("goldenrod2", "plum3"))
#in summer, some intermediate values had limitation. P is not driving this system!

ggplot(subset(nds_chem, nutrient=="control"|nutrient=="C"), aes(x=oP.mgPL, y=chla))+geom_point(aes(color=factor(season)))+
  theme_classic()+scale_color_manual(values=c("goldenrod2", "plum3"))
#no pattern

ggplot(subset(P, nutrient=="P"), aes(x=oP.mgPL, y=cr.nrr))+geom_point(aes(color=factor(season)))+
  theme_classic()+scale_color_manual(values=c("goldenrod2", "plum3"))
#maybe a faint upward relationship? but soo variable

ggplot(subset(nds_chem, nutrient=="control"|nutrient=="C"), aes(x=oP.mgPL, y=cr.area))+geom_point(aes(color=factor(season)))+
  theme_classic()+scale_color_manual(values=c("goldenrod2", "plum3"))
#increase in summer CR with P (but variable)

#Si limitation/inhibition
ggplot(subset(Si, nutrient=="Si"), aes(x=Si.mgL, y=chla.nrr))+geom_point(aes(color=factor(season)))+
  theme_classic()+scale_color_manual(values=c("goldenrod2", "plum3"))+geom_hline(yintercept=1)
#in summer, occasional spikes but no pattern to the spikes 

ggplot(subset(nds_chem, nutrient=="control"|nutrient=="C"), aes(x=Si.mgL, y=chla))+geom_point(aes(color=factor(season)))+
  theme_classic()+scale_color_manual(values=c("goldenrod2", "plum3"))
#up and down with no real pattern

ggplot(subset(Si, nutrient=="Si"), aes(x=Si.mgL, y=cr.nrr))+geom_point(aes(color=factor(season)))+
  theme_classic()+scale_color_manual(values=c("goldenrod2", "plum3"))
#general upward relationship  with Si, especially in summer, but variable

ggplot(subset(nds_chem, nutrient=="control"|nutrient=="C"), aes(x=Si.mgL, y=cr.area))+geom_point(aes(color=factor(season)))+
  theme_classic()+scale_color_manual(values=c("goldenrod2", "plum3"))
#maybe hump-shaped? with max CR at medium Si - but lots of variation

#N:P ratios
ggplot(subset(nds_chem, nutrient=="control"|nutrient=="C"), aes(x=N.P.ratio, y=chla))+theme_classic()+
  geom_point(aes(color=factor(season)))+scale_color_manual(values=c("goldenrod2", "plum3"))+
  geom_vline(xintercept = 16)
#increase!

ggplot(N, aes(x=N.P.ratio, y=chla.nrr))+ geom_point(aes(color=factor(season), shape=factor(nutrient)))+
  scale_color_manual(values=c("goldenrod2", "plum3"))+theme_classic()+geom_vline(xintercept = 16)
#In summer: negative exponential (lower N:P = greater response to N addition). greatest increase with N alone
#In fall: no change

ggplot(P, aes(x=N.P.ratio, y=chla.nrr))+ geom_point(aes(color=factor(season), shape=factor(nutrient)))+
  scale_color_manual(values=c("goldenrod2", "plum3"))+theme_classic()+geom_vline(xintercept = 16)

ggplot(subset(nds_chem, nutrient=="control"), aes(x=N.P.ratio, y=cr.area))+theme_classic()+
  geom_point(aes(color=factor(season)))+scale_color_manual(values=c("goldenrod2", "plum3"))+
  geom_vline(xintercept = 16)
#increase to threshold

ggplot(N, aes(x=N.P.ratio, y=cr.nrr))+ geom_point(aes(color=factor(season), shape=factor(nutrient)))+
  scale_color_manual(values=c("goldenrod2", "plum3"))+theme_classic()+geom_vline(xintercept = 16)
#In summer and fall, slight decline with N:P ratio. No response with NSi

#N:Si ratios
ggplot(subset(nds_chem, nutrient=="control"), aes(x=N.Si.ratio, y=chla))+theme_classic()+
  geom_point(aes(color=factor(season)))+scale_color_manual(values=c("goldenrod2", "plum3"))+
  geom_vline(xintercept = 0.8)
#increase in chla with N:Si ratio, in both fall and summer

ggplot(N, aes(x=N.Si.ratio, y=chla.nrr))+ geom_point(aes(color=factor(season), shape=factor(nutrient)))+
  scale_color_manual(values=c("goldenrod2", "plum3"))+theme_classic()+geom_vline(xintercept = 0.8)

ggplot(Si, aes(x=N.Si.ratio, y=chla.nrr))+ geom_point(aes(color=factor(season), shape=factor(nutrient)))+
  scale_color_manual(values=c("goldenrod2", "plum3"))+theme_classic()+geom_vline(xintercept = 0.8)
#lowerN:Si ratio = higher chla, espeically in NPSi and Si (??? why would adding more Si help?)

ggplot(subset(nds_chem, nutrient=="control"), aes(x=N.Si.ratio, y=cr.area*-1))+theme_classic()+
  geom_point(aes(color=factor(season)))+scale_color_manual(values=c("goldenrod2", "plum3"))+
  geom_vline(xintercept = 0.8)
#|CR| increases with N:Si

ggplot(Si, aes(x=N.Si.ratio, y=cr.nrr))+ geom_point(aes(color=factor(season), shape=factor(nutrient)))+
  scale_color_manual(values=c("goldenrod2", "plum3"))+theme_classic()+geom_vline(xintercept = 0.8)
#decreases with N:Si ratio but only because of NPSi in summer. so basically no pattern

#P:Si ratios
ggplot(subset(nds_chem, nutrient=="control"), aes(x=P.Si.ratio, y=chla))+theme_classic()+
  geom_point(aes(color=factor(season)))+scale_color_manual(values=c("goldenrod2", "plum3"))+
  geom_vline(xintercept = 0.05)
#all sites far below Redfield P:Si ratio of 0.05. General increase with P:Si ratio but high variability

ggplot(P, aes(x=P.Si.ratio, y=chla.nrr))+ geom_point(aes(color=factor(season), shape=factor(nutrient)))+
  scale_color_manual(values=c("goldenrod2", "plum3"))+theme_classic()
#higher chla at low P:Si ratios, esp for NP

ggplot(Si, aes(x=P.Si.ratio, y=chla.nrr))+ geom_point(aes(color=factor(season), shape=factor(nutrient)))+
  scale_color_manual(values=c("goldenrod2", "plum3"))+theme_classic()
#no clear patterns
